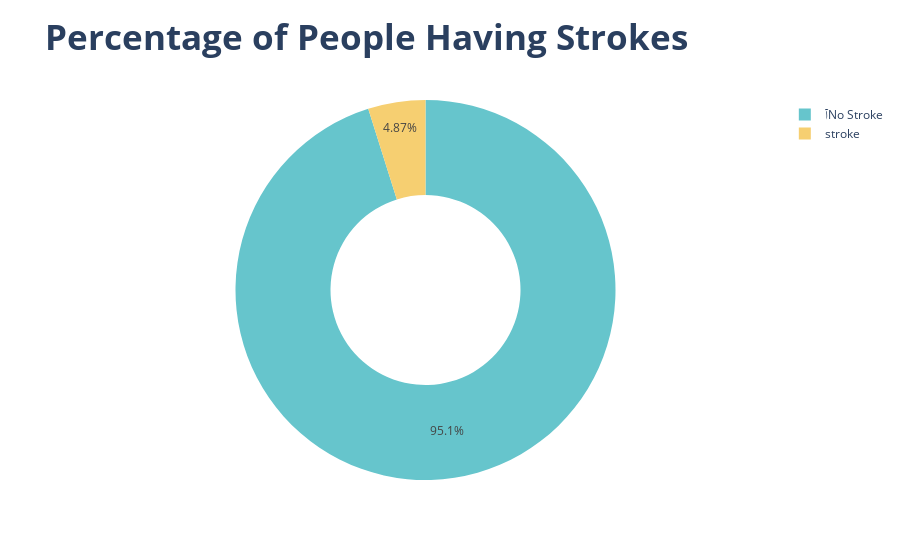

The code cell stored with this chart in its notebook:
### Code cell
fig=px.pie(df,values=df["stroke"].value_counts(),
           names=["آNo Stroke","stroke"],title="<b>Percentage of People Having Strokes",
           hole=.5,
       color_discrete_sequence=px.colors.qualitative.Pastel,template="plotly")
fig.update_layout(title_font_size=35)
fig.show()

### Figure 1 — Plotly figure (JSON) as saved in the notebook; plotly's stock layout.template omitted (floating-point values rounded to 4 significant figures)
{"data": [{"domain": {"x": [0.0, 1.0], "y": [0.0, 1.0]}, "hole": 0.5, "hovertemplate": "label=%{label}<br>value=%{value}<extra></extra>", "labels": ["آNo Stroke", "stroke"], "legendgroup": "", "name": "", "showlegend": true, "type": "pie", "values": [4861, 249]}], "layout": {"legend": {"tracegroupgap": 0}, "piecolorway": ["rgb(102, 197, 204)", "rgb(246, 207, 113)", "rgb(248, 156, 116)", "rgb(220, 176, 242)", "rgb(135, 197, 95)", "rgb(158, 185, 243)", "rgb(254, 136, 177)", "rgb(201, 219, 116)", "rgb(139, 224, 164)", "rgb(180, 151, 231)", "rgb(179, 179, 179)"], "title": {"font": {"size": 35}, "text": "<b>Percentage of People Having Strokes"}}}
